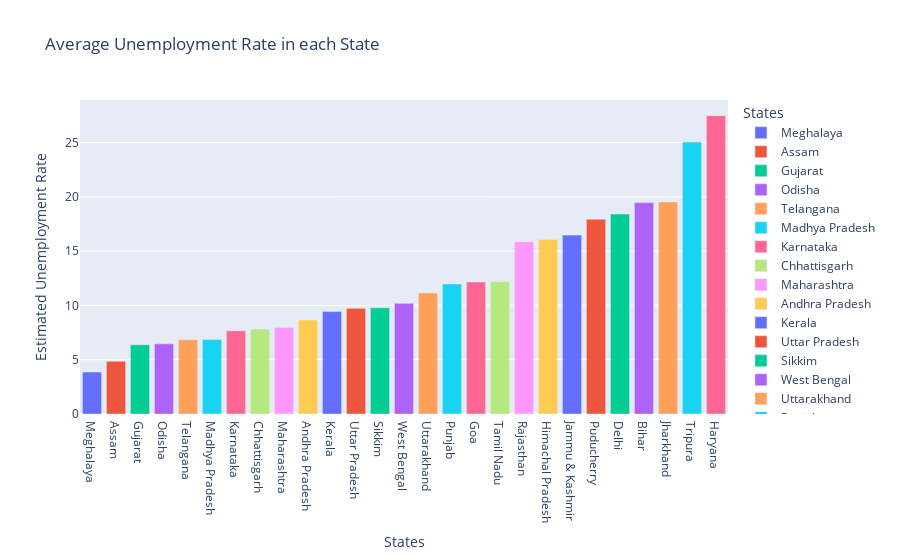

The code cell stored with this chart in its notebook:
### Code cell
plot_ump = unemployed[['Estimated Unemployment Rate','States']]
df_unemp = plot_ump.groupby('States').mean().reset_index()
df_unemp = df_unemp.sort_values('Estimated Unemployment Rate')
fig = px.bar(df_unemp, x = 'States', y = 'Estimated Unemployment Rate', color = 'States', title = 'Average Unemployment Rate in each State', template = 'plotly')
fig.show()

### Figure 1 — Plotly figure (JSON) as saved in the notebook; plotly's stock layout.template omitted (floating-point values rounded to 4 significant figures)
{"data": [{"alignmentgroup": "True", "hovertemplate": "States=%{x}<br>Estimated Unemployment Rate=%{y}<extra></extra>", "legendgroup": "Meghalaya", "marker": {"color": "#636efa", "pattern": {"shape": ""}}, "name": "Meghalaya", "offsetgroup": "Meghalaya", "orientation": "v", "showlegend": true, "textposition": "auto", "type": "bar", "x": ["Meghalaya"], "xaxis": "x", "y": [3.866], "yaxis": "y"}, {"alignmentgroup": "True", "hovertemplate": "States=%{x}<br>Estimated Unemployment Rate=%{y}<extra></extra>", "legendgroup": "Assam", "marker": {"color": "#EF553B", "pattern": {"shape": ""}}, "name": "Assam", "offsetgroup": "Assam", "orientation": "v", "showlegend": true, "textposition": "auto", "type": "bar", "x": ["Assam"], "xaxis": "x", "y": [4.856], "yaxis": "y"}, {"alignmentgroup": "True", "hovertemplate": "States=%{x}<br>Estimated Unemployment Rate=%{y}<extra></extra>", "legendgroup": "Gujarat", "marker": {"color": "#00cc96", "pattern": {"shape": ""}}, "name": "Gujarat", "offsetgroup": "Gujarat", "orientation": "v", "showlegend": true, "textposition": "auto", "type": "bar", "x": ["Gujarat"], "xaxis": "x", "y": [6.376], "yaxis": "y"}, {"alignmentgroup": "True", "hovertemplate": "States=%{x}<br>Estimated Unemployment Rate=%{y}<extra></extra>", "legendgroup": "Odisha", "marker": {"color": "#ab63fa", "pattern": {"shape": ""}}, "name": "Odisha", "offsetgroup": "Odisha", "orientation": "v", "showlegend": true, "textposition": "auto", "type": "bar", "x": ["Odisha"], "xaxis": "x", "y": [6.462], "yaxis": "y"}, {"alignmentgroup": "True", "hovertemplate": "States=%{x}<br>Estimated Unemployment Rate=%{y}<extra></extra>", "legendgroup": "Telangana", "marker": {"color": "#FFA15A", "pattern": {"shape": ""}}, "name": "Telangana", "offsetgroup": "Telangana", "orientation": "v", "showlegend": true, "textposition": "auto", "type": "bar", "x": ["Telangana"], "xaxis": "x", "y": [6.833], "yaxis": "y"}, {"alignmentgroup": "True", "hovertemplate": "States=%{x}<br>Estimated Unemployment Rate=%{y}<extra></extra>", "legendgroup": "Madhya Pradesh", "marker": {"color": "#19d3f3", "pattern": {"shape": ""}}, "name": "Madhya Pradesh", "offsetgroup": "Madhya Pradesh", "orientation": "v", "showlegend": true, "textposition": "auto", "type": "bar", "x": ["Madhya Pradesh"], "xaxis": "x", "y": [6.854], "yaxis": "y"}, {"alignmentgroup": "True", "hovertemplate": "States=%{x}<br>Estimated Unemployment Rate=%{y}<extra></extra>", "legendgroup": "Karnataka", "marker": {"color": "#FF6692", "pattern": {"shape": ""}}, "name": "Karnataka", "offsetgroup": "Karnataka", "orientation": "v", "showlegend": true, "textposition": "auto", "type": "bar", "x": ["Karnataka"], "xaxis": "x", "y": [7.668], "yaxis": "y"}, {"alignmentgroup": "True", "hovertemplate": "States=%{x}<br>Estimated Unemployment Rate=%{y}<extra></extra>", "legendgroup": "Chhattisgarh", "marker": {"color": "#B6E880", "pattern": {"shape": ""}}, "name": "Chhattisgarh", "offsetgroup": "Chhattisgarh", "orientation": "v", "showlegend": true, "textposition": "auto", "type": "bar", "x": ["Chhattisgarh"], "xaxis": "x", "y": [7.819], "yaxis": "y"}, {"alignmentgroup": "True", "hovertemplate": "States=%{x}<br>Estimated Unemployment Rate=%{y}<extra></extra>", "legendgroup": "Maharashtra", "marker": {"color": "#FF97FF", "pattern": {"shape": ""}}, "name": "Maharashtra", "offsetgroup": "Maharashtra", "orientation": "v", "showlegend": true, "textposition": "auto", "type": "bar", "x": ["Maharashtra"], "xaxis": "x", "y": [7.979], "yaxis": "y"}, {"alignmentgroup": "True", "hovertemplate": "States=%{x}<br>Estimated Unemployment Rate=%{y}<extra></extra>", "legendgroup": "Andhra Pradesh", "marker": {"color": "#FECB52", "pattern": {"shape": ""}}, "name": "Andhra Pradesh", "offsetgroup": "Andhra Pradesh", "orientation": "v", "showlegend": true, "textposition": "auto", "type": "bar", "x": ["Andhra Pradesh"], "xaxis": "x", "y": [8.664], "yaxis": "y"}, {"alignmentgroup": "True", "hovertemplate": "States=%{x}<br>Estimated Unemployment Rate=%{y}<extra></extra>", "legendgroup": "Kerala", "marker": {"color": "#636efa", "pattern": {"shape": ""}}, "name": "Kerala", "offsetgroup": "Kerala", "orientation": "v", "showlegend": true, "textposition": "auto", "type": "bar", "x": ["Kerala"], "xaxis": "x", "y": [9.434], "yaxis": "y"}, {"alignmentgroup": "True", "hovertemplate": "States=%{x}<br>Estimated Unemployment Rate=%{y}<extra></extra>", "legendgroup": "Uttar Pradesh", "marker": {"color": "#EF553B", "pattern": {"shape": ""}}, "name": "Uttar Pradesh", "offsetgroup": "Uttar Pradesh", "orientation": "v", "showlegend": true, "textposition": "auto", "type": "bar", "x": ["Uttar Pradesh"], "xaxis": "x", "y": [9.737], "yaxis": "y"}, {"alignmentgroup": "True", "hovertemplate": "States=%{x}<br>Estimated Unemployment Rate=%{y}<extra></extra>", "legendgroup": "Sikkim", "marker": {"color": "#00cc96", "pattern": {"shape": ""}}, "name": "Sikkim", "offsetgroup": "Sikkim", "orientation": "v", "showlegend": true, "textposition": "auto", "type": "bar", "x": ["Sikkim"], "xaxis": "x", "y": [9.793], "yaxis": "y"}, {"alignmentgroup": "True", "hovertemplate": "States=%{x}<br>Estimated Unemployment Rate=%{y}<extra></extra>", "legendgroup": "West Bengal", "marker": {"color": "#ab63fa", "pattern": {"shape": ""}}, "name": "West Bengal", "offsetgroup": "West Bengal", "orientation": "v", "showlegend": true, "textposition": "auto", "type": "bar", "x": ["West Bengal"], "xaxis": "x", "y": [10.19], "yaxis": "y"}, {"alignmentgroup": "True", "hovertemplate": "States=%{x}<br>Estimated Unemployment Rate=%{y}<extra></extra>", "legendgroup": "Uttarakhand", "marker": {"color": "#FFA15A", "pattern": {"shape": ""}}, "name": "Uttarakhand", "offsetgroup": "Uttarakhand", "orientation": "v", "showlegend": true, "textposition": "auto", "type": "bar", "x": ["Uttarakhand"], "xaxis": "x", "y": [11.16], "yaxis": "y"}, {"alignmentgroup": "True", "hovertemplate": "States=%{x}<br>Estimated Unemployment Rate=%{y}<extra></extra>", "legendgroup": "Punjab", "marker": {"color": "#19d3f3", "pattern": {"shape": ""}}, "name": "Punjab", "offsetgroup": "Punjab", "orientation": "v", "showlegend": true, "textposition": "auto", "type": "bar", "x": ["Punjab"], "xaxis": "x", "y": [11.98], "yaxis": "y"}, {"alignmentgroup": "True", "hovertemplate": "States=%{x}<br>Estimated Unemployment Rate=%{y}<extra></extra>", "legendgroup": "Goa", "marker": {"color": "#FF6692", "pattern": {"shape": ""}}, "name": "Goa", "offsetgroup": "Goa", "orientation": "v", "showlegend": true, "textposition": "auto", "type": "bar", "x": ["Goa"], "xaxis": "x", "y": [12.17], "yaxis": "y"}, {"alignmentgroup": "True", "hovertemplate": "States=%{x}<br>Estimated Unemployment Rate=%{y}<extra></extra>", "legendgroup": "Tamil Nadu", "marker": {"color": "#B6E880", "pattern": {"shape": ""}}, "name": "Tamil Nadu", "offsetgroup": "Tamil Nadu", "orientation": "v", "showlegend": true, "textposition": "auto", "type": "bar", "x": ["Tamil Nadu"], "xaxis": "x", "y": [12.19], "yaxis": "y"}, {"alignmentgroup": "True", "hovertemplate": "States=%{x}<br>Estimated Unemployment Rate=%{y}<extra></extra>", "legendgroup": "Rajasthan", "marker": {"color": "#FF97FF", "pattern": {"shape": ""}}, "name": "Rajasthan", "offsetgroup": "Rajasthan", "orientation": "v", "showlegend": true, "textposition": "auto", "type": "bar", "x": ["Rajasthan"], "xaxis": "x", "y": [15.87], "yaxis": "y"}, {"alignmentgroup": "True", "hovertemplate": "States=%{x}<br>Estimated Unemployment Rate=%{y}<extra></extra>", "legendgroup": "Himachal Pradesh", "marker": {"color": "#FECB52", "pattern": {"shape": ""}}, "name": "Himachal Pradesh", "offsetgroup": "Himachal Pradesh", "orientation": "v", "showlegend": true, "textposition": "auto", "type": "bar", "x": ["Himachal Pradesh"], "xaxis": "x", "y": [16.07], "yaxis": "y"}, {"alignmentgroup": "True", "hovertemplate": "States=%{x}<br>Estimated Unemployment Rate=%{y}<extra></extra>", "legendgroup": "Jammu & Kashmir", "marker": {"color": "#636efa", "pattern": {"shape": ""}}, "name": "Jammu & Kashmir", "offsetgroup": "Jammu & Kashmir", "orientation": "v", "showlegend": true, "textposition": "auto", "type": "bar", "x": ["Jammu & Kashmir"], "xaxis": "x", "y": [16.48], "yaxis": "y"}, {"alignmentgroup": "True", "hovertemplate": "States=%{x}<br>Estimated Unemployment Rate=%{y}<extra></extra>", "legendgroup": "Puducherry", "marker": {"color": "#EF553B", "pattern": {"shape": ""}}, "name": "Puducherry", "offsetgroup": "Puducherry", "orientation": "v", "showlegend": true, "textposition": "auto", "type": "bar", "x": ["Puducherry"], "xaxis": "x", "y": [17.94], "yaxis": "y"}, {"alignmentgroup": "True", "hovertemplate": "States=%{x}<br>Estimated Unemployment Rate=%{y}<extra></extra>", "legendgroup": "Delhi", "marker": {"color": "#00cc96", "pattern": {"shape": ""}}, "name": "Delhi", "offsetgroup": "Delhi", "orientation": "v", "showlegend": true, "textposition": "auto", "type": "bar", "x": ["Delhi"], "xaxis": "x", "y": [18.41], "yaxis": "y"}, {"alignmentgroup": "True", "hovertemplate": "States=%{x}<br>Estimated Unemployment Rate=%{y}<extra></extra>", "legendgroup": "Bihar", "marker": {"color": "#ab63fa", "pattern": {"shape": ""}}, "name": "Bihar", "offsetgroup": "Bihar", "orientation": "v", "showlegend": true, "textposition": "auto", "type": "bar", "x": ["Bihar"], "xaxis": "x", "y": [19.47], "yaxis": "y"}, {"alignmentgroup": "True", "hovertemplate": "States=%{x}<br>Estimated Unemployment Rate=%{y}<extra></extra>", "legendgroup": "Jharkhand", "marker": {"color": "#FFA15A", "pattern": {"shape": ""}}, "name": "Jharkhand", "offsetgroup": "Jharkhand", "orientation": "v", "showlegend": true, "textposition": "auto", "type": "bar", "x": ["Jharkhand"], "xaxis": "x", "y": [19.54], "yaxis": "y"}, {"alignmentgroup": "True", "hovertemplate": "States=%{x}<br>Estimated Unemployment Rate=%{y}<extra></extra>", "legendgroup": "Tripura", "marker": {"color": "#19d3f3", "pattern": {"shape": ""}}, "name": "Tripura", "offsetgroup": "Tripura", "orientation": "v", "showlegend": true, "textposition": "auto", "type": "bar", "x": ["Tripura"], "xaxis": "x", "y": [25.05], "yaxis": "y"}, {"alignmentgroup": "True", "hovertemplate": "States=%{x}<br>Estimated Unemployment Rate=%{y}<extra></extra>", "legendgroup": "Haryana", "marker": {"color": "#FF6692", "pattern": {"shape": ""}}, "name": "Haryana", "offsetgroup": "Haryana", "orientation": "v", "showlegend": true, "textposition": "auto", "type": "bar", "x": ["Haryana"], "xaxis": "x", "y": [27.48], "yaxis": "y"}], "layout": {"barmode": "relative", "legend": {"title": {"text": "States"}, "tracegroupgap": 0}, "title": {"text": "Average Unemployment Rate in each State"}, "xaxis": {"anchor": "y", "categoryarray": ["Meghalaya", "Assam", "Gujarat", "Odisha", "Telangana", "Madhya Pradesh", "Karnataka", "Chhattisgarh", "Maharashtra", "Andhra Pradesh", "Kerala", "Uttar Pradesh", "Sikkim", "West Bengal", "Uttarakhand", "Punjab", "Goa", "Tamil Nadu", "Rajasthan", "Himachal Pradesh", "Jammu & Kashmir", "Puducherry", "Delhi", "Bihar", "Jharkhand", "Tripura", "Haryana"], "categoryorder": "array", "domain": [0, 1], "title": {"text": "States"}}, "yaxis": {"anchor": "x", "domain": [0, 1], "title": {"text": "Estimated Unemployment Rate"}}}}
